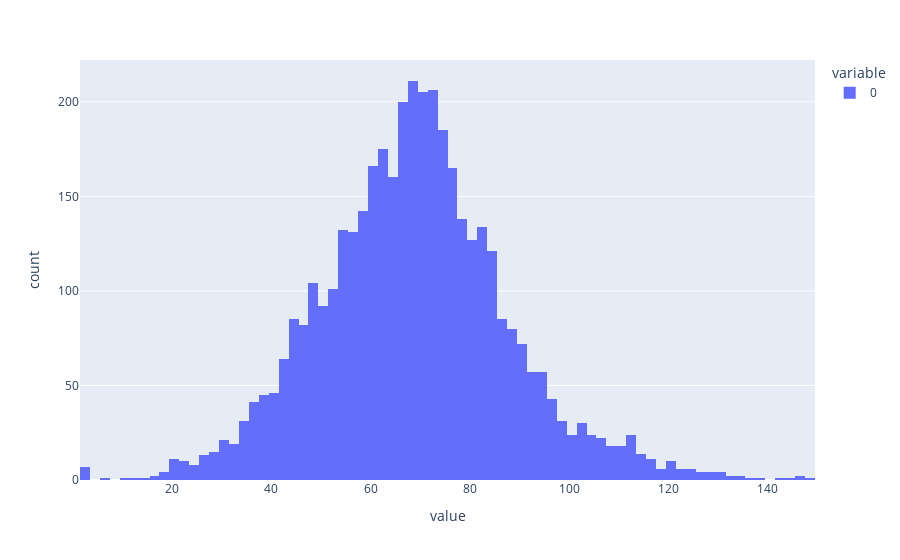

Notebook code for this chart:
### Markdown cell above
### L0 Test and Reconstruction Test

### Code cell
sparse_autoencoder.eval()  # prevents error if we're expecting a dead neuron mask for who grads

with torch.no_grad():
    # activation store can give us tokens.
    batch_tokens = token_dataset[:32]["tokens"]
    _, cache = model.run_with_cache(batch_tokens, prepend_bos=True)

    # Use the SAE
    feature_acts = sparse_autoencoder.encode(cache[sparse_autoencoder.hook_point])
    sae_out = sparse_autoencoder.decode(feature_acts)

    # save some room
    del cache

    # ignore the bos token, get the number of features that activated in each token, averaged accross batch and position
    l0 = (feature_acts[:, 1:] > 0).float().sum(-1).detach()
    print("average l0", l0.mean().item())
    px.histogram(l0.flatten().cpu().numpy()).show()

### Figure 1 — Plotly figure (JSON) as saved in the notebook; plotly's stock layout.template omitted (floating-point values rounded to 4 significant figures; data arrays with more than 128 entries replaced by an {"elided": "..."} marker saying what was removed)
{"data": [{"alignmentgroup": "True", "bingroup": "x", "hovertemplate": "variable=0<br>value=%{x}<br>count=%{y}<extra></extra>", "legendgroup": "0", "marker": {"color": "#636efa", "pattern": {"shape": ""}}, "name": "0", "offsetgroup": "0", "orientation": "v", "showlegend": true, "type": "histogram", "x": {"elided": "4064 int values"}, "xaxis": "x", "yaxis": "y"}], "layout": {"barmode": "relative", "legend": {"title": {"text": "variable"}, "tracegroupgap": 0}, "margin": {"t": 60}, "xaxis": {"anchor": "y", "domain": [0, 1], "title": {"text": "value"}}, "yaxis": {"anchor": "x", "domain": [0, 1], "title": {"text": "count"}}}}
